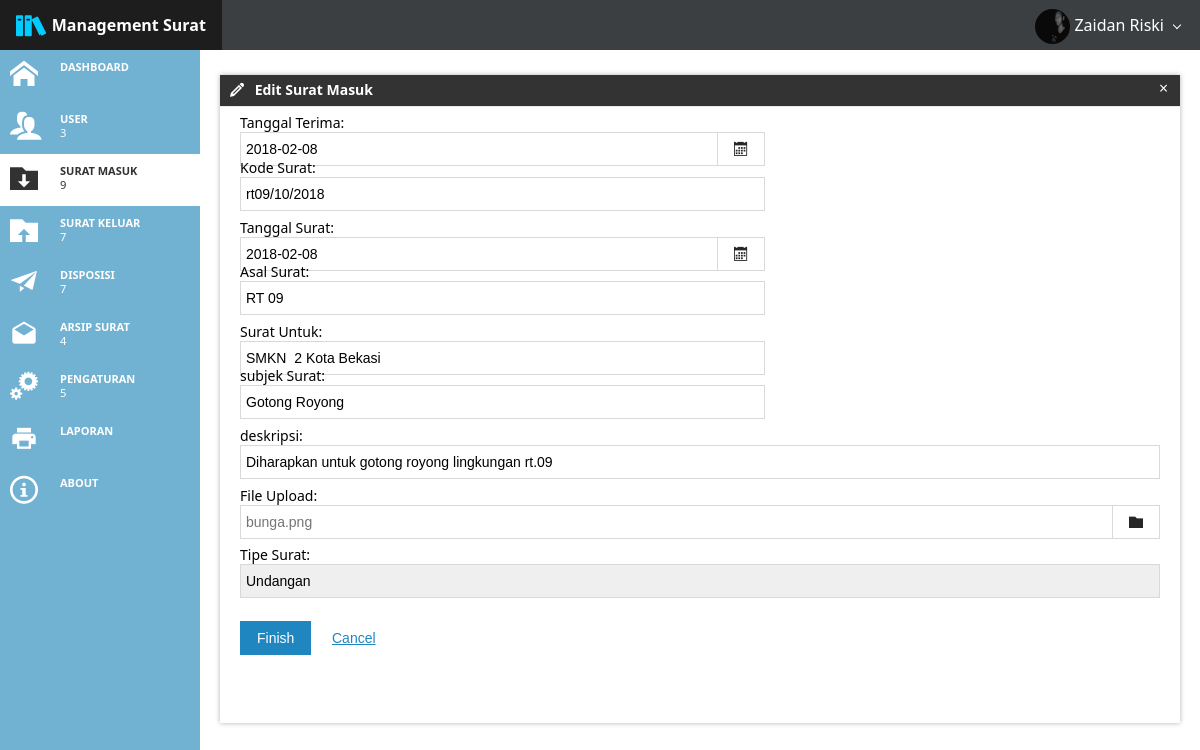
Page /editsurmas.php?id=SM007 (signed in) on the committed database.
### tables this page shows
CREATE TABLE IF NOT EXISTS `user` (
  `id` varchar(5) NOT NULL,
  `username` varchar(50) NOT NULL,
  `password` varchar(50) NOT NULL,
  `fullname` varchar(255) NOT NULL,
  `level` varchar(20) NOT NULL,
  `jabatan` varchar(255) NOT NULL,
  `picture` varchar(255) NOT NULL DEFAULT 'avatar.png'
);

CREATE TABLE IF NOT EXISTS `mail` (
  `id` varchar(5) NOT NULL,
  `incoming_at` date NOT NULL,
  `mail_code` varchar(30) NOT NULL,
  `mail_date` date NOT NULL,
  `mail_from` varchar(70) NOT NULL,
  `mail_to` varchar(70) NOT NULL,
  `mail_subject` varchar(100) NOT NULL,
  `description` varchar(255) NOT NULL,
  `file_upload` varchar(255) NOT NULL,
  `mail_typeid` varchar(5) NOT NULL,
  `userid` varchar(5) NOT NULL,
  `disposisi` varchar(10) NOT NULL DEFAULT 'belum',
  `status` varchar(25) NOT NULL DEFAULT 'tidak'
);

CREATE TABLE IF NOT EXISTS `mail_type` (
  `id` varchar(5) NOT NULL,
  `type` varchar(30) NOT NULL
);

### editsurmas.php (the view, shortened to what this page needs)
<html>
<head lang="en">
        <link href="css/metro.css" rel="stylesheet">
    <link href="css/metro-icons.css" rel="stylesheet">
    <link href="css/metro-responsive.css" rel="stylesheet">
    <link href="css/metro-schemes.css" rel="stylesheet">
    <link href="css/docs.css" rel="stylesheet">
</head>
<body>
<?php
 require_once("koneksi.php");
if(!isset($_SESSION['username'])) {
header("location:login.php"); }
else{
    $username = $_SESSION['username'];
}
$sql = "SELECT id, fullname, level, picture FROM user WHERE username = '$username'";
$result = mysqli_query($conn, $sql);
if (mysqli_num_rows($result) > 0) {
    while($row = mysqli_fetch_assoc($result)) {
        $fullname = $row["fullname"];
        $picture = $row["picture"];
    }
}
?>
    <?php
    require_once("judul.php");
    ?>
    <div class="page-content">
        <div class="flex-grid no-responsive-future" style="height: 100%;">
            <div class="row" style="height: 100%">
                <?php
                require_once("sidebar.php");
                ?>
                <div class="cell auto-size padding20 no-padding-top bg-white container" id="cell-content div1">
                     <div class="window" style="margin-top:25px;">
                            <div class="window-caption bg-grayDark fg-white">
                                <span class="window-caption-icon"><span class="mif-pencil"></span></span>
                                <span class="window-caption-title">Edit Surat Masuk</span>
                                <a href="suratmasuk.php"><span class="btn-close bg-grayDark fg-white"></span></a>
                            </div>
                            <?php
                            $x = $_REQUEST['id'];
                            $sql = "SELECT * FROM mail WHERE id='$x'";
                            $result = mysqli_query($conn, $sql);
                            if ($result->num_rows > 0) {
                            $row = $result->fetch_assoc();
                            ?>
                            <div class="window-content bg-white padding20" style="height: auto;">
            <form method="post" action="<?php echo htmlspecialchars($_SERVER["PHP_SELF"]);?>"  data-role="validator" data-show-required-state="false" data-hint-mode="line" data-hint-background="bg-red" data-hint-color="fg-white" data-hide-error="3000" enctype="multipart/form-data">
            <div class="input-control text mini-size" data-role="datepicker" data-date="1972-12-21" data-format="yyyy-mm-dd" id="miniform">
            <label for="tgl_terima">Tanggal Terima:</label>
                <input data-validate-func="required" data-validate-hint="This field can not be empty"
                type="text" name="tgl_terima" id="tgl_terima" value="<?php echo $row['incoming_at'];?>">
                <button class="button"><span class="mif-calendar"></span></button>
            </div>
            <div class="input-control text mini-size" data-role="input" id="miniform">
                <label for="kd_surat">Kode Surat:</label>
                <input data-validate-func="required" data-validate-hint="This field can not be empty"
                type="text" name="kd_surat" id="kd_surat" value="<?php echo $row['mail_code'];?>">
            </div>
            <br />
            <br />
            <div class="input-control text mini-size" data-role="datepicker" data-date="1972-12-21" data-format="yyyy-mm-dd" id="miniform">
            <label for="tgl_surat">Tanggal Surat:</label>
                <input data-validate-func="required" data-validate-hint="This field can not be empty"
                type="text" name="tgl_surat" id="tgl_surat"  value="<?php echo $row['mail_date'];?>">
                <button class="button"><span class="mif-calendar"></span></button>
            </div>
            <div class="input-control text mini-size" data-role="input" id="miniform">
                <label for="asal_surat">Asal Surat:</label>
                <input data-validate-func="required" data-validate-hint="This field can not be empty"
                type="text" name="asal_surat" id="asal_surat" value="<?php echo $row['mail_from'];?>">
            </div>
            <br />
            <br />
            <div class="input-control text mini-size" data-role="input" id="miniform">
                <label for="surat_untuk">Surat Untuk:</label>
                <input data-validate-func="required" data-validate-hint="This field can not be empty"
                type="text" name="surat_untuk" id="surat_untuk" value="<?php echo $row['mail_to'];?>">
            </div>
            <div class="input-control text mini-size" data-role="input" id="miniform">
                <label for="subjek_surat">subjek Surat:</label>
                <input data-validate-func="required" data-validate-hint="This field can not be empty"
                type="text" name="subjek_surat" id="subjek_surat" value="<?php echo $row['mail_subject'];?>">
            </div>
            <br />
            <br />
            <div class="input-control text full-size" data-role="input">
                <label for="deksripsi">deskripsi:</label>
                <input data-validate-func="required" data-validate-hint="This field can not be empty"
                type="text" name="deskripsi" id="deskripsi" value="<?php echo $row['description'];?>">
            </div>
            <br />
            <br />
            <div class="input-control file full-size" data-role="input" disabled>
                <label for="file_upload">File Upload:</label>
                <button class="button"><span class="mif-folder"></span></button>
            </div>
            <br />
            <br />
            <div class="input-control select full-size">
                <label for="class">Tipe Surat:</label>
                <select id="class" name="tipe_surat">
                <?php
                $mail_id = $row["mail_typeid"];
                $sql1 = "SELECT id, type FROM mail_type WHERE id = '$mail_id'";
                $result1 = mysqli_query($conn, $sql1);
                if (mysqli_num_rows($result1) > 0) {
                    $row1 = mysqli_fetch_assoc($result1);
                    $value1 = $row1["id"];
                    $type1 = $row1["type"];
                echo "<option value=\"$value1\">$type1</option>";
                }
                ?>
                    <?php
        }
                    ?>
                </select>
            </div>
            <br />
            <br />
            <div class="form-actions">
                <button type="submit" class="button primary" name="btnUpload">Finish</button>
                <a href=""><button type="button" class="button link">Cancel</button></a>
            </div>
        </form>
                                    <br />
                                    <br />
                            </div>
                        </div>
                </div>
            </div>
        </div>
    </div>
</body>
</html>

### judul.php (shortened to what this page needs)
<div class="app-bar fixed-top darcula" data-role="appbar" id="judul">
        <a class="app-bar-element branding" id="judul2"><span class="mif-books mif-2x fg-lighterBlue"></span> <b>Management Surat</b></a>
        <div class="app-bar-element place-right" id="judul2">
           <span class="dropdown-toggle"><img src="<?php echo "img/$picture"; ?>" id="gambarpp"> <?php echo $fullname;?></span>
        </div>
    </div>

### css/metro-responsive.css (style rules this page uses)
@media screen and (max-width: 1400px) { html { font-size: 110%; } }
@media screen and (max-width: 1200px) { html { font-size: 100%; } }

### css/metro-schemes.css (style rules this page uses)
.app-bar.darcula { background-color: #3c3f41; }
.app-bar.darcula .app-bar-element .dropdown-toggle:before, .app-bar.darcula .app-bar-menu li .dropdown-toggle:before { border-color: #ffffff; }

### css/docs.css (style rules this page uses)
.page-content { padding-top: 48px; }

### editsurmas.php (style rules this page uses)
html, body { height: 100%; }
body { background-color: #F0F0F0; }
.page-content { padding-top: 3.125rem; min-height: 100%; height: 100%; }
#miniform { width: 525px; }

### judul.php (style rules this page uses)
#gambarpp { width: 35px; height: 35px; border-radius: 50%; margin: auto; }

### rows in the picture
user: picture (picture), fullname "Zaidan Riski"
mail: tgl_terima "2018-02-08", kd_surat "rt09/10/2018", tgl_surat "2018-02-08", asal_surat "RT 09", surat_untuk "SMKN 2 Kota Bekasi", subjek_surat "Gotong Royong", deskripsi "Diharapkan untuk gotong royong lingkungan rt.09"
mail_type: tipe_surat "Undangan"

### other values in the picture
mysqli_num_rows($result) "3"
mysqli_num_rows($result) "9"
mysqli_num_rows($result) "7"
mysqli_num_rows($result) "4"
mysqli_num_rows($result) "5"
